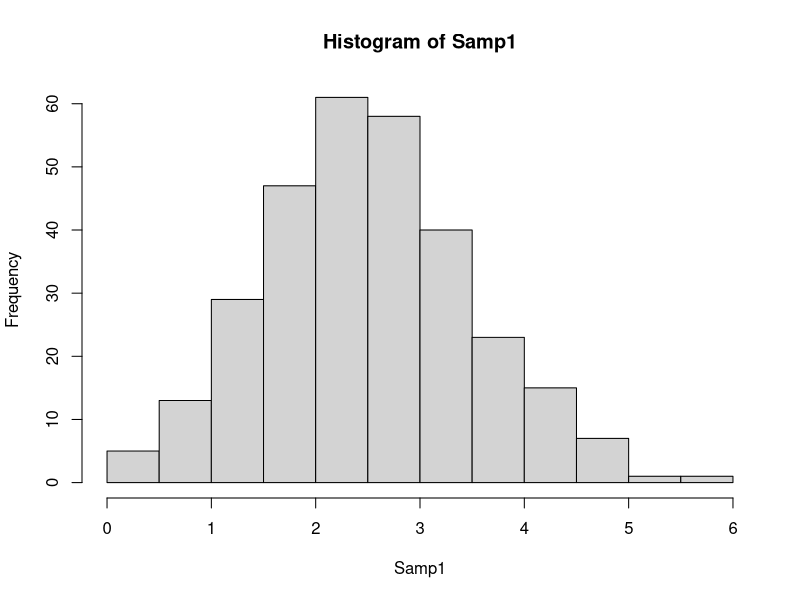
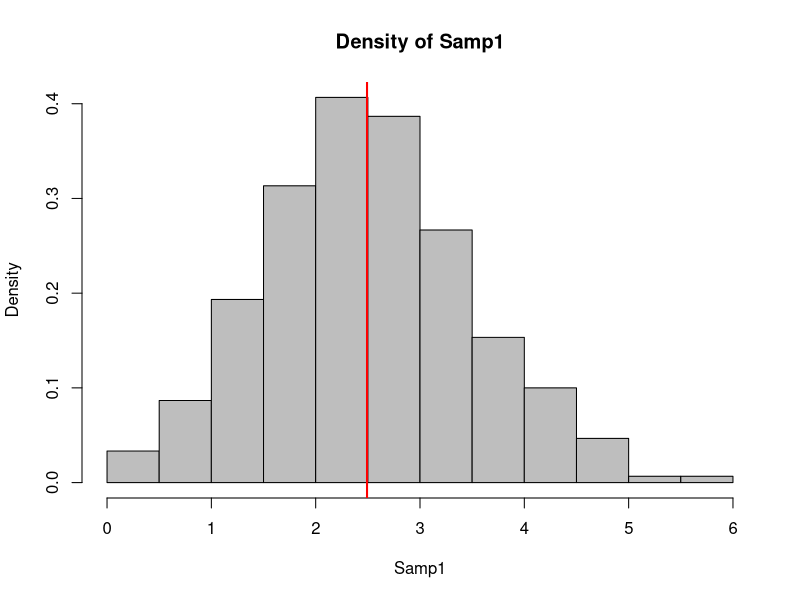
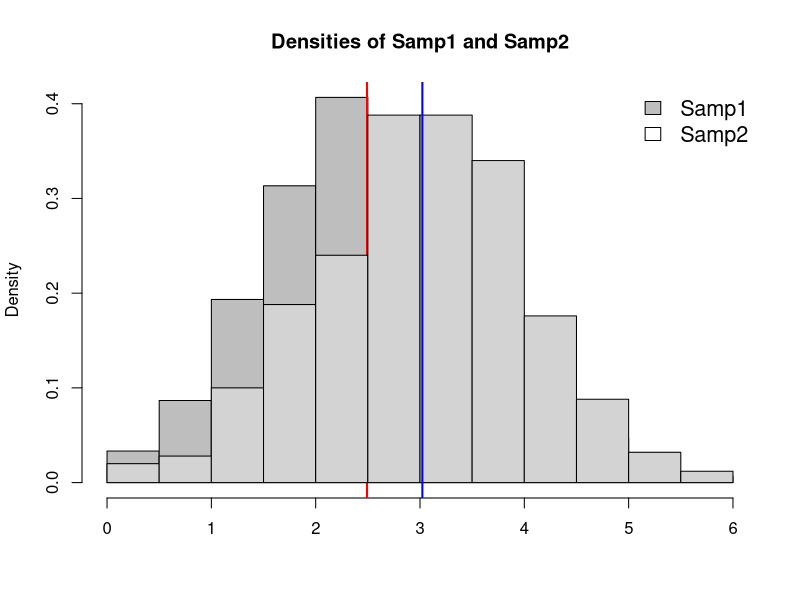
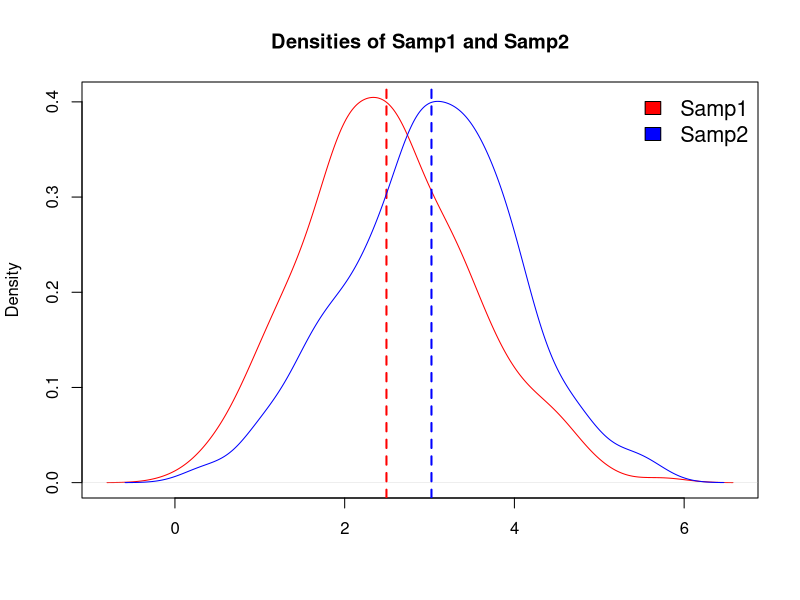
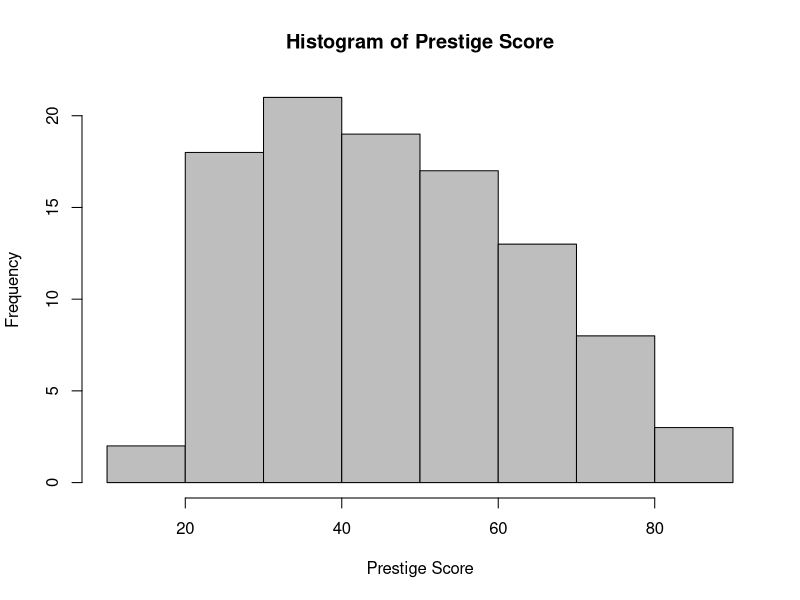
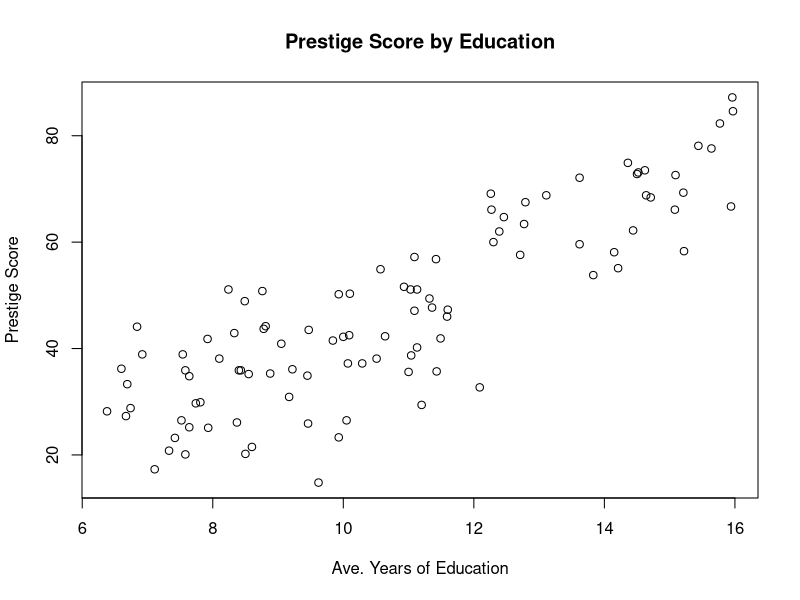
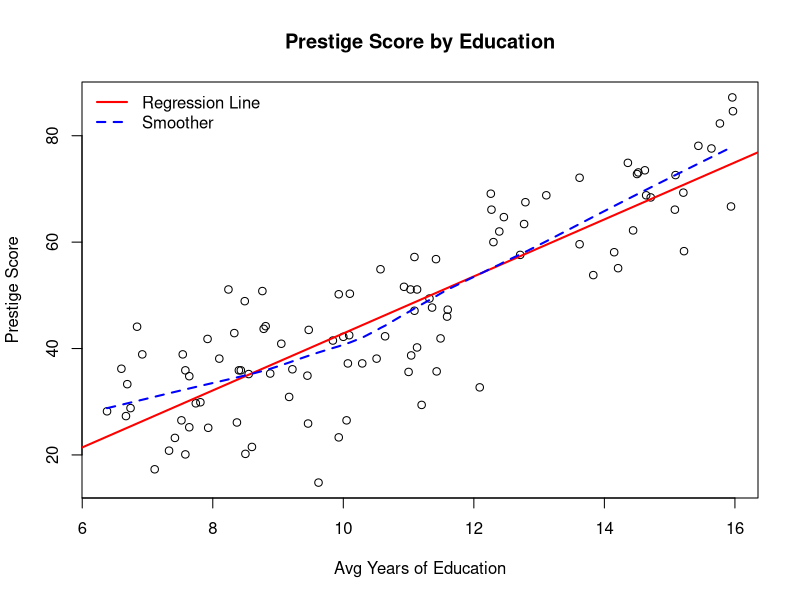
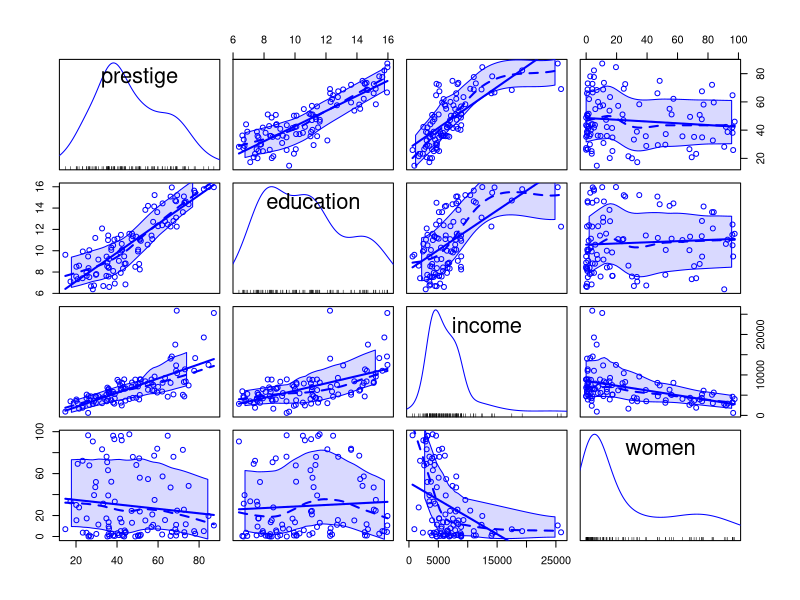

Write the R code that produced these figures, in order.
## ---- chunk 1
knitr::opts_chunk$set(echo = FALSE)
## ---- chunk 2
set.seed(123)
oneSampData <- rnorm(100, mean = 0, sd = 1)

mean(oneSampData)
sd(oneSampData)
## ---- chunk 3
oneSampTest.0 <- t.test(oneSampData) 
oneSampTest.0
## ---- chunk 4
names(oneSampTest.0) 
oneSampTest.0$statistic
oneSampTest.0$estimate
## ---- chunk 5
oneSampTest.mu <- t.test(oneSampData, mu = 0.3)
oneSampTest.mu
## ---- chunk 6
Samp1 <- rnorm(300, mean = 2.5, sd = 1)
Samp2 <- rnorm(500, mean = 3.0, sd = 1) # notice: not the same sample size
t.test(Samp1, Samp2)  # default assump: unequal variances
## ---- chunk 7
t.test(Samp1, Samp2, var.equal = TRUE)  # default assump: unequal variances
## ---- chunk 8
t.test(Samp1, Samp2[1:300], paired = TRUE) # must be of the same sample size
## ---- chunk 9
hist(Samp1)
## ---- chunk 10
hist(Samp1, main = "Density of Samp1", freq = F, col = "grey") 
abline(v = mean(Samp1), col = "red", lwd = 2)
## ---- chunk 11
hist(Samp1, main = "Densities of Samp1 and Samp2", freq = F, col = "grey", xlab="") 
abline(v = mean(Samp1), col = "red", lwd = 2)
hist(Samp2, freq = F, add = T)
abline(v = mean(Samp2), col = "blue", lwd = 2)
legend("topright", legend = c("Samp1", "Samp2"),
       fill = c("grey","white"), bty = "n", cex = 1.3)
## ---- chunk 12
plot(density(Samp1), col="red", main="Densities of Samp1 and Samp2", xlab="")
abline(v = mean(Samp1), col = "red", lwd = 2, lty=2)
lines(density(Samp2), col="blue")
abline(v = mean(Samp2), col = "blue", lwd = 2, lty = 2)
legend("topright", legend = c("Samp1", "Samp2"),
       fill = c("red","blue"), bty = "n", cex = 1.3)
## ---- chunk 13
# install.packages("car", dependencies=TRUE)
library(car)
data(Prestige) # load the data
str(Prestige)
## ---- chunk 14
summary(Prestige)
## ---- chunk 15
Prestige[is.na(Prestige$type),]
## ---- chunk 16
ind <- which(is.na(Prestige$type))  # gives index numbers of the NAs in the vector
rbind(index=ind, name=rownames(Prestige)[ind])  # print index with rowname
## ---- chunk 17
ind.ch <- ind[-1]
Prestige[ind.ch,"type"] <- rep("bc", 3)
summary(Prestige$type)
## ---- chunk 18
Prestige <- na.omit(Prestige) 
summary(Prestige$type)
## ---- chunk 19
hist(Prestige$prestige, col = "grey", 
     main = "Histogram of Prestige Score", xlab = "Prestige Score")
## ---- chunk 20
plot(Prestige$education, Prestige$prestige,
     main = "Prestige Score by Education",
     xlab = "Ave. Years of Education", ylab = "Prestige Score")
## ---- chunk 21
plot(Prestige$education, Prestige$prestige,
     main = "Prestige Score by Education",
     xlab = "Avg Years of Education", ylab = "Prestige Score")
abline(reg = lm(prestige ~ education, data = Prestige), col = "red", lwd = 2)
lines(lowess(Prestige$education, Prestige$prestige), col = "blue", lty = 2, lwd = 2)
legend("topleft",legend = c("Regression Line", "Smoother"), col = c("red","blue"),
       lwd = c(2,2), lty = c(1,2), bty = "n")
## ---- chunk 22
# Use direct ordering of the varaibles to control how they are plotted
scatterplotMatrix(Prestige[,c("prestige","education","income","women")])
## ---- chunk 23
boxplot(prestige ~ type, data = Prestige, col = "grey",
        main = "Distribution of Prestige Score by Types",
        xlab = "Occupation Types", ylab = "Prestige Score")
## ---- chunk 24
myReg <- lm(prestige ~ education + income + women, data = Prestige)
myReg
names(myReg)
## ---- chunk 25
summary(myReg)
## ---- chunk 26
sum.myReg = summary(myReg)
names(sum.myReg) # show different contents

names(myReg) # this is what we had previously
## ---- chunk 27
confint(myReg, 'income', level=0.95)
## ---- chunk 28
confint(myReg, level=0.95)
## ---- chunk 29
mod = update(myReg, ~ . + type); summary(mod)
## ---- chunk 30
levels(Prestige$type)
Prestige$type = relevel(Prestige$type, "prof")

levels(Prestige$type)
## ---- chunk 31
mod = update(myReg, ~ . + type); summary(mod)
## ---- chunk 32
par(mfrow = c(2, 2), oma = c(0, 0, 2, 0))
plot(myReg)
## ---- chunk 33
newData = data.frame(education=13.2, income=12000, women=12)
predict(myReg, newData, interval="predict")
